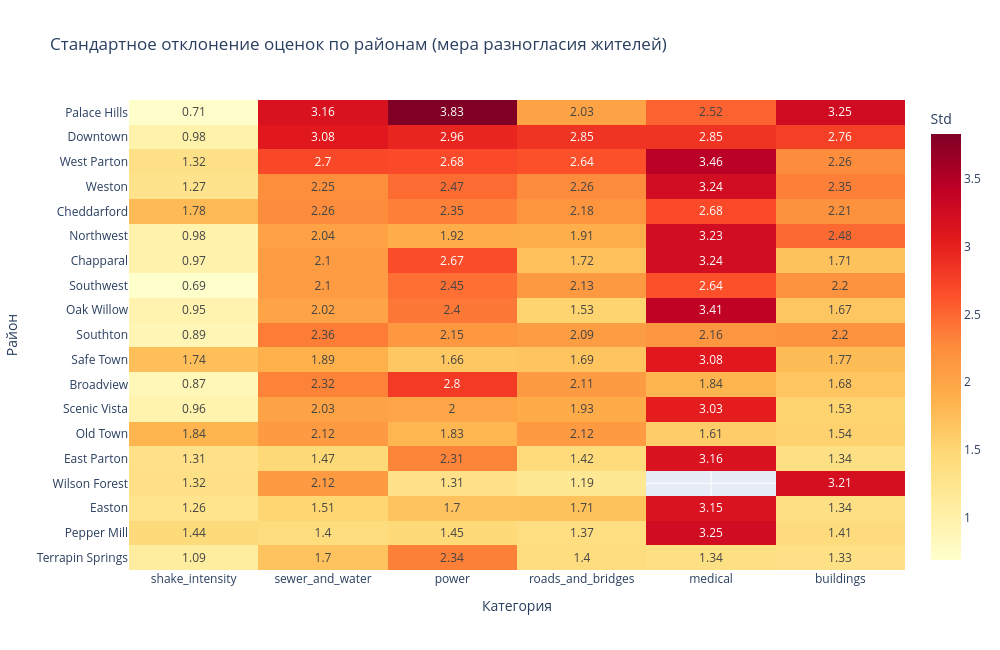

Notebook code cell kept with this figure:
### Markdown cell above
## Детальный анализ ключевых районов

### Old Town — эпицентр катастрофы
- Максимальная тряска при обоих крупных толчках
- Все категории ущерба достигают 7–9 баллов
- **После второго толчка — полное молчание** (отключение)
- Отягчающий фактор: шёл ремонт водопровода и электросетей
- Историческая кирпичная кладка — хрупкая при землетрясениях

### Scenic Vista — непропорциональный ущерб
- Тряска умеренная (5–6), но ущерб зданиям и инфраструктуре высокий (6–8)
- Самый «населённый» район (16.7% отчётов)
- Возможные причины: холм + крупные здания + элитная застройка

### Safe Town — стратегический приоритет
- Тряска и ущерб умеренные, но **здесь находится АЭС**
- Любые повреждения электро- и водоснабжения критичны 
  (система охлаждения реактора!)
- Приоритет НЕ по уровню ущерба, а по уровню ПОСЛЕДСТВИЙ

### Broadview — массовый ущерб
- 3-й по населению район
- Стабильно высокие показатели ущерба после обоих толчков
- Шёл ремонт жилых улиц (ослабленная дорожная инфраструктура)

### Downtown — медицинский узел
- Ущерб средний, но здесь расположены **Травматологическая** 
  и **Детская** больницы
- Шёл ремонт дорог и светофоров — затруднён подвоз пациентов
- Приоритет из-за критической инфраструктуры

### Chapparal — «слепая зона»
- Мало отчётов (2.7%) + провалы в данных
- Невозможно точно оценить ситуацию
- Нужна разведка на месте

### Code cell
# Std по районам — разброс оценок
uncertainty_by_area = df.groupby('neighborhood')[damage_cols].std().round(2)

# Сортируем по среднему std
uncertainty_by_area['mean_std'] = uncertainty_by_area.mean(axis=1)
uncertainty_by_area = uncertainty_by_area.sort_values('mean_std', ascending=False)
uncertainty_by_area = uncertainty_by_area.drop('mean_std', axis=1)

fig = px.imshow(
    uncertainty_by_area,
    text_auto=True,
    aspect="auto",
    color_continuous_scale='YlOrRd',
    title='Стандартное отклонение оценок по районам (мера разногласия жителей)',
    labels=dict(x='Категория', y='Район', color='Std')
)
fig.update_layout(width=1000, height=650)
fig.show()

### Figure 1 — Plotly figure (JSON) as saved in the notebook; plotly's stock layout.template omitted (floating-point values rounded to 4 significant figures)
{"data": [{"coloraxis": "coloraxis", "hovertemplate": "Категория: %{x}<br>Район: %{y}<br>Std: %{z}<extra></extra>", "name": "0", "texttemplate": "%{z}", "type": "heatmap", "x": ["shake_intensity", "sewer_and_water", "power", "roads_and_bridges", "medical", "buildings"], "xaxis": "x", "y": ["Palace Hills", "Downtown", "West Parton", "Weston", "Cheddarford", "Northwest", "Chapparal", "Southwest", "Oak Willow", "Southton", "Safe Town", "Broadview", "Scenic Vista", "Old Town", "East Parton", "Wilson Forest", "Easton", "Pepper Mill", "Terrapin Springs"], "yaxis": "y", "z": [[0.71, 3.16, 3.83, 2.03, 2.52, 3.25], [0.98, 3.08, 2.96, 2.85, 2.85, 2.76], [1.32, 2.7, 2.68, 2.64, 3.46, 2.26], [1.27, 2.25, 2.47, 2.26, 3.24, 2.35], [1.78, 2.26, 2.35, 2.18, 2.68, 2.21], [0.98, 2.04, 1.92, 1.91, 3.23, 2.48], [0.97, 2.1, 2.67, 1.72, 3.24, 1.71], [0.69, 2.1, 2.45, 2.13, 2.64, 2.2], [0.95, 2.02, 2.4, 1.53, 3.41, 1.67], [0.89, 2.36, 2.15, 2.09, 2.16, 2.2], [1.74, 1.89, 1.66, 1.69, 3.08, 1.77], [0.87, 2.32, 2.8, 2.11, 1.84, 1.68], [0.96, 2.03, 2.0, 1.93, 3.03, 1.53], [1.84, 2.12, 1.83, 2.12, 1.61, 1.54], [1.31, 1.47, 2.31, 1.42, 3.16, 1.34], [1.32, 2.12, 1.31, 1.19, NaN, 3.21], [1.26, 1.51, 1.7, 1.71, 3.15, 1.34], [1.44, 1.4, 1.45, 1.37, 3.25, 1.41], [1.09, 1.7, 2.34, 1.4, 1.34, 1.33]]}], "layout": {"coloraxis": {"colorbar": {"title": {"text": "Std"}}, "colorscale": [[0, "rgb(255,255,204)"], [0.125, "rgb(255,237,160)"], [0.25, "rgb(254,217,118)"], [0.375, "rgb(254,178,76)"], [0.5, "rgb(253,141,60)"], [0.625, "rgb(252,78,42)"], [0.75, "rgb(227,26,28)"], [0.875, "rgb(189,0,38)"], [1, "rgb(128,0,38)"]]}, "height": 650, "title": {"text": "Стандартное отклонение оценок по районам (мера разногласия жителей)"}, "width": 1000, "xaxis": {"anchor": "y", "domain": [0, 1], "title": {"text": "Категория"}}, "yaxis": {"anchor": "x", "autorange": "reversed", "domain": [0, 1], "title": {"text": "Район"}}}}
